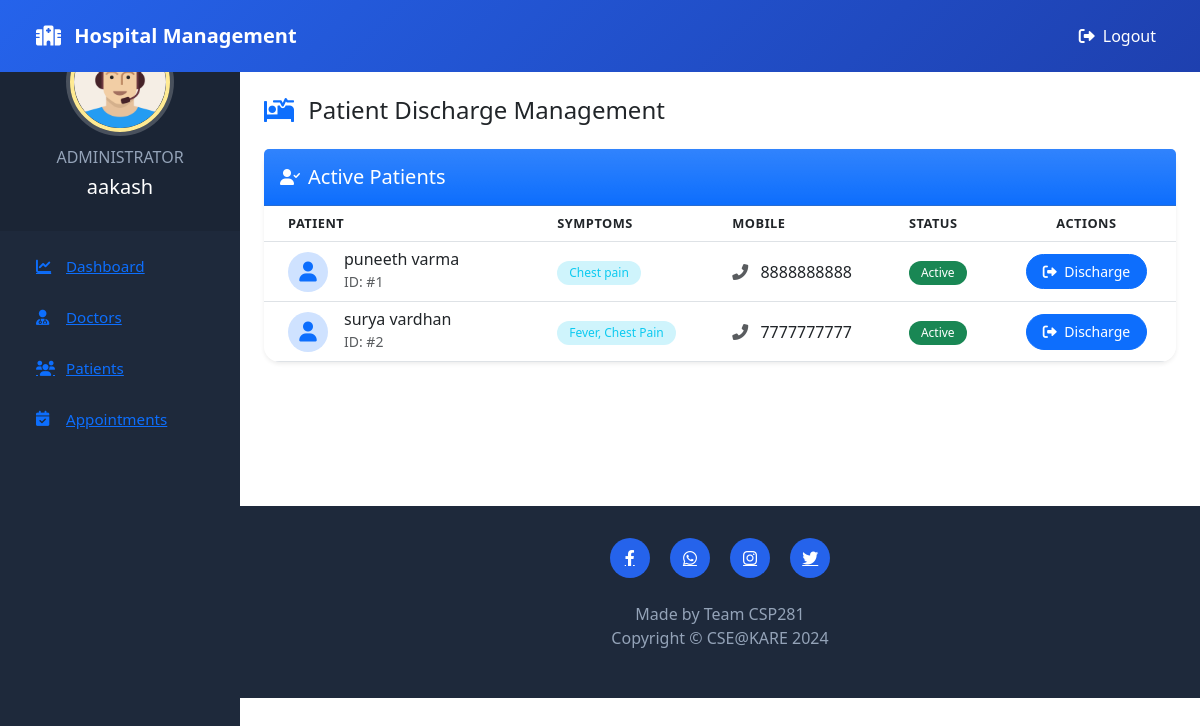
Screenshot of /admin-discharge-patient (signed in) with the database file from the repository.
### hospital/models.py (models this page shows, shortened)
class Patient(models.Model):
    user=models.OneToOneField(User,on_delete=models.CASCADE)
    profile_pic= models.ImageField(upload_to='profile_pic/PatientProfilePic/',null=True,blank=True)
    address = models.CharField(max_length=40)
    mobile = models.CharField(max_length=20,null=False)
    symptoms = models.CharField(max_length=100,null=False)
    assignedDoctorId = models.PositiveIntegerField(null=True)
    admitDate=models.DateField(auto_now=True)
    status=models.BooleanField(default=False)
    @property
    def get_name(self):
        return self.user.first_name+" "+self.user.last_name

### hospital/views.py (the view)
# urls.py: path('admin-discharge-patient', views.admin_discharge_patient_view,name='admin-discharge-patient'),
@login_required(login_url='adminlogin')
@user_passes_test(is_admin)
def admin_discharge_patient_view(request):
    patients=models.Patient.objects.all().filter(status=True)
    return render(request,'hospital/admin_discharge_patient.html',{'patients':patients})

### hospital/views.py (called while the page is built)
def is_admin(user):
    return user.groups.filter(name='ADMIN').exists()

### templates/hospital/admin_discharge_patient.html (shortened to what this page needs)
{% extends 'hospital/admin_base.html' %}
{% block content %}
<div class="container py-4">
    <div class="d-flex justify-content-between align-items-center mb-4">
        <h4 class="mb-0">
            <i class="fas fa-procedures text-primary me-2"></i>
            Patient Discharge Management
        </h4>
    </div>
    <div class="card border-0 shadow-sm">
        <div class="card-header bg-primary bg-gradient text-white py-3">
            <div class="d-flex align-items-center">
                <i class="fas fa-user-check me-2"></i>
                <h5 class="card-title mb-0">Active Patients</h5>
            </div>
        </div>
        <div class="card-body p-0">
            <div class="table-responsive">
                <table class="table table-hover align-middle mb-0">
                    <thead class="bg-light">
                        <tr>
                            <th class="px-4">Patient</th>
                            <th>Symptoms</th>
                            <th>Mobile</th>
                            <th>Status</th>
                            <th class="text-center">Actions</th>
                        </tr>
                    </thead>
                    <tbody>
                        {% for p in patients %}
                        <tr>
                            <td class="px-4">
                                <div class="d-flex align-items-center">
                                    <div class="avatar-sm bg-primary-subtle rounded-circle me-3">
                                        <i class="fas fa-user text-primary"></i>
                                    </div>
                                    <div>
                                        <h6 class="mb-0">{{p.get_name}}</h6>
                                        <small class="text-muted">ID: #{{p.id}}</small>
                                    </div>
                                </div>
                            </td>
                            <td>
                                <span class="badge bg-info-subtle text-info rounded-pill">
                                    {{p.symptoms}}
                                </span>
                            </td>
                            <td>
                                <i class="fas fa-phone-alt text-muted me-2"></i>
                                {{p.mobile}}
                            </td>
                            <td>
                                <span class="badge bg-success rounded-pill">Active</span>
                            </td>
                            <td class="text-center">
                                <a href="{% url 'discharge-patient' p.id %}"
                                   class="btn btn-primary btn-sm rounded-pill px-3"
                                   data-bs-toggle="tooltip"
                                   title="Discharge Patient">
                                    <i class="fas fa-sign-out-alt me-1"></i>
                                    Discharge
                                </a>
                            </td>
                        </tr>
                        {% endfor %}
                    </tbody>
                </table>
            </div>
        </div>
    </div>
</div>
{% endblock content %}

### templates/hospital/admin_base.html (shortened to what this page needs)
<!DOCTYPE html>
{% load static %}
<html lang="en">
<head>
    <link href="https://cdn.jsdelivr.net/npm/bootstrap@5.3.0/dist/css/bootstrap.min.css" rel="stylesheet">
    <link href="https://cdnjs.cloudflare.com/ajax/libs/font-awesome/6.0.0/css/all.min.css" rel="stylesheet">
    <link rel="stylesheet" href="{% static '/style.css' %}">
</head>
<body>
    <nav class="menu" tabindex="0">
        <header class="avatar">
            <img src="{% static 'images/adminpropic.png' %}" alt="Admin Profile">
            <h6>ADMINISTRATOR</h6>
            <h2>{{request.user.first_name}}</h2>
        </header>
        <ul class="list-unstyled">
            <li>
                <a href="/admin-dashboard" class="d-flex align-items-center">
                    <i class="fas fa-chart-line"></i>
                    <span>Dashboard</span>
                </a>
            </li>
            <li>
                <a href="/admin-doctor" class="d-flex align-items-center">
                    <i class="fas fa-user-md"></i>
                    <span>Doctors</span>
                </a>
            </li>
            <li>
                <a href="/admin-patient" class="d-flex align-items-center">
                    <i class="fas fa-users"></i>
                    <span>Patients</span>
                </a>
            </li>
            <li>
                <a href="/admin-appointment" class="d-flex align-items-center">
                    <i class="fas fa-calendar-check"></i>
                    <span>Appointments</span>
                </a>
            </li>
        </ul>
    </nav>
    <main>
        <nav class="navbar navbar-expand-lg navbar-dark fixed-top">
            <div class="container-fluid">
                <a class="navbar-brand" href="/admin-dashboard">
                    <i class="fas fa-hospital-alt me-2"></i>
                    Hospital Management
                </a>
                <div class="collapse navbar-collapse justify-content-end" id="navbarNav">
                    <ul class="navbar-nav">
                        <li class="nav-item">
                            <a href="/logout" class="nav-link">
                                <i class="fas fa-sign-out-alt me-2"></i>Logout
                            </a>
                        </li>
                    </ul>
                </div>
            </div>
        </nav>
        <div class="container-fluid py-4 mt-5">
            {% block content %}
            {% endblock content %}
        </div>
        <br>
        <br>
        <br>
        <br>
        <footer>
            <div class="container">
                <div class="social-links text-center">
                    <a href="#"><i class="fab fa-facebook-f"></i></a>
                    <a href="#"><i class="fab fa-whatsapp"></i></a>
                    <a href="#"><i class="fab fa-instagram"></i></a>
                    <a href="#"><i class="fab fa-twitter"></i></a>
                </div>
                <div class="footer-copyright">
                    <p>Made by Team CSP281<br>
                        Copyright &copy; CSE@KARE 2024</p>
                </div>
            </div>
        </footer>
    </main>
</body>
</html>

### static/style.css (style rules this page uses)
body { padding-left: 240px; }
main { position: relative; height: 100vh; }
.menu { background: #5bc995; height: 100vh; width: 240px; position: fixed; top: 0px; left: 0; z-index: 5; outline: none; }
.menu .avatar { background: rgba(0, 0, 0, 0.1); padding: 2em 0.5em; text-align: center; }
.menu .avatar img { width: 100px; border-radius: 50%; overflow: hidden; border: 4px solid #ffea92; box-shadow: 0 0 0 4px rgba(255, 255, 255, 0.2); }
.menu .avatar h2 { font-weight: normal; margin-bottom: 0; }
.menu ul { list-style: none; padding: 0.5em 0; margin: 0; }
.menu ul li { padding: 0.5em 1em 0.5em 3em; font-size: 0.95em; font-weight: regular; background-repeat: no-repeat; background-position: left 15px center; background-size: auto 20px; transition: all 0.15s linear; cursor: pointer; }

### templates/hospital/admin_base.html (style rules this page uses)
:root { --primary-color: #2563eb; --secondary-color: #1e40af; --sidebar-bg: #1e293b; --sidebar-hover: #334155; }
.navbar { background: linear-gradient(135deg, var(--primary-color) 0%, var(--secondary-color) 100%); padding: 1rem 1.5rem; }
.navbar-brand { font-weight: 600; font-size: 1.25rem; color: white !important; }
.menu { background: var(--sidebar-bg); color: white; }
.avatar { background: var(--sidebar-hover); padding: 2rem 1rem; }
.avatar img { width: 100px; border-radius: 50%; border: 4px solid var(--primary-color); box-shadow: 0 0 20px rgba(0, 0, 0, 0.2); transition: transform 0.3s ease; }
.avatar h6 { color: #94a3b8; margin-top: 1rem; }
.avatar h2 { color: white; font-size: 1.25rem; font-weight: 600; }
.menu ul li { padding: 0.75rem 1.5rem; margin: 0.25rem 0.75rem; border-radius: 0.5rem; transition: all 0.3s ease; }
.menu ul li i { width: 20px; margin-right: 10px; }
.nav-link { color: white !important; font-weight: 500; transition: all 0.3s ease; }
footer { background: var(--sidebar-bg); padding: 2rem 0; }
.social-links a { display: inline-flex; align-items: center; justify-content: center; width: 40px; height: 40px; border-radius: 50%; background: var(--primary-color); color: white; margin: 0 0.5rem; transition: all 0.3s ease; }
.footer-copyright { color: #94a3b8; text-align: center; margin-top: 1.5rem; }

### templates/hospital/admin_discharge_patient.html (style rules this page uses)
.card { border-radius: 1rem; transition: all 0.3s ease; }
.avatar-sm { width: 40px; height: 40px; display: flex; align-items: center; justify-content: center; font-size: 1.25rem; }
.bg-primary-subtle { background-color: rgba(13, 110, 253, 0.1); }
.bg-info-subtle { background-color: rgba(13, 202, 240, 0.1); }
.table th { font-weight: 600; text-transform: uppercase; font-size: 0.8rem; letter-spacing: 0.5px; }
.table td { vertical-align: middle; }
.table tbody tr { transition: all 0.2s ease; }
.btn-sm { padding: 0.4rem 1rem; font-size: 0.875rem; }
.badge { font-weight: 500; padding: 0.5em 1em; }
.table-responsive { border-radius: 0 0 1rem 1rem; }

### rows the page displays
Patient: get_name "puneeth varma", id "1", symptoms "Chest pain", mobile "8888888888"
Patient: get_name "surya vardhan", id "2", symptoms "Fever, Chest Pain", mobile "7777777777"

### other values shown
{{ request.user.first_name }} "aakash"
